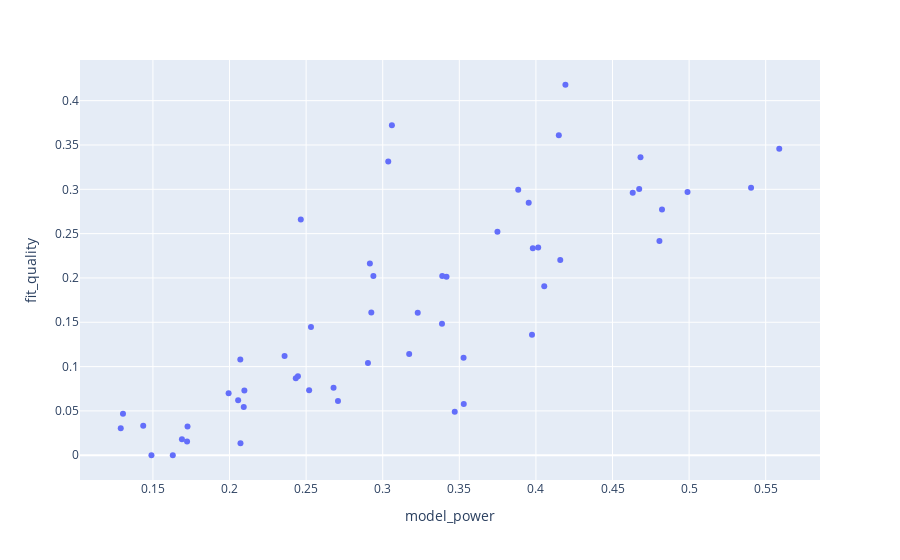

Notebook code cell kept with this figure:
### Code cell
### Looks like we need to go for more conservative parameters and remove the 1.4 tweedie p as it seems to cause poor results

save_path = 'C:/Users/marcusdeckert/Box/marcusdeckert/Presentation Work/CARFAX Academy/Lesson 7 stuff/round2_gs.html'
base_score = data1_train['incloss_col'].sum()/data1_train['ee_col'].sum()

tweedie_p_list = [1.5,1.6]
bmf_list = [.01,.03,.05]
max_depth_list = [2,4,6]
num_round_list = [25,50,75]

cv_sub('incloss_col','pred_loss','ee_col', drop_cols, save_path)

### Figure 1 — Plotly figure (JSON) as saved in the notebook; plotly's stock layout.template omitted (floating-point values rounded to 4 significant figures; data arrays with more than 128 entries replaced by an {"elided": "..."} marker saying what was removed)
{"data": [{"customdata": {"elided": "54x4 float values"}, "hovertemplate": "model_power=%{x}<br>fit_quality=%{y}<br>tweedie_p=%{customdata[0]}<br>bmf=%{customdata[1]}<br>max_depth=%{customdata[2]}<br>num_round=%{customdata[3]}<extra></extra>", "legendgroup": "", "marker": {"color": "#636efa", "symbol": "circle"}, "mode": "markers", "name": "", "orientation": "v", "showlegend": false, "type": "scatter", "x": [0.129, 0.1689, 0.2056, 0.1437, 0.1994, 0.2433, 0.163, 0.2359, 0.2916, 0.207, 0.2904, 0.3387, 0.2446, 0.3389, 0.398, 0.2939, 0.4015, 0.4683, 0.2679, 0.3529, 0.3974, 0.3173, 0.4159, 0.4632, 0.3749, 0.4823, 0.5404, 0.1304, 0.1723, 0.2093, 0.149, 0.2072, 0.252, 0.1726, 0.2465, 0.3036, 0.2097, 0.2926, 0.3417, 0.2532, 0.347, 0.4054, 0.306, 0.415, 0.4806, 0.2708, 0.3528, 0.3953, 0.3229, 0.4193, 0.4674, 0.3885, 0.499, 0.5588], "xaxis": "x", "y": [0.03035, 0.01802, 0.06206, 0.03329, 0.07, 0.08696, 0, 0.112, 0.2163, 0.108, 0.1041, 0.1484, 0.08916, 0.2023, 0.2334, 0.2021, 0.2345, 0.3362, 0.07613, 0.05778, 0.136, 0.1142, 0.2201, 0.2961, 0.2521, 0.2773, 0.3017, 0.04678, 0.01561, 0.05451, 0, 0.01361, 0.07322, 0.03233, 0.2658, 0.3315, 0.07302, 0.1612, 0.2015, 0.1446, 0.04913, 0.1906, 0.3723, 0.361, 0.2416, 0.06113, 0.11, 0.2848, 0.1608, 0.418, 0.3003, 0.2994, 0.2969, 0.3458], "yaxis": "y"}], "layout": {"legend": {"tracegroupgap": 0}, "margin": {"t": 60}, "xaxis": {"anchor": "y", "domain": [0, 1], "title": {"text": "model_power"}}, "yaxis": {"anchor": "x", "domain": [0, 1], "title": {"text": "fit_quality"}}}}
